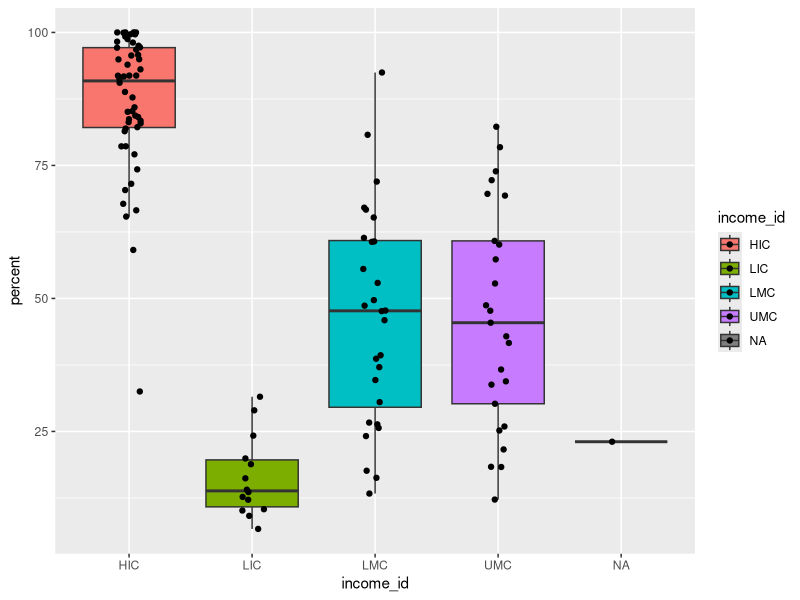
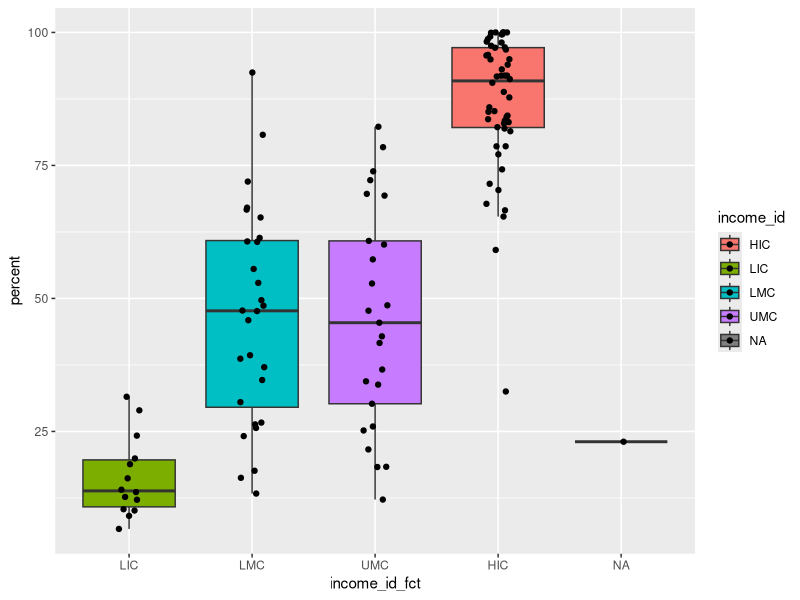

R code for these plots, in order:
## ---- chunk 1

library(dplyr)
library(ggplot2)
library(readr)
library(tidyr)
library(here)

## ---- chunk 2

sanitation <- read_csv(here("data/jmp-washdata-indicators-safely-managed-sml.csv"))

## ---- chunk 3

glimpse(sanitation)
sanitation

## ---- chunk 4

sanitation |> 
  filter(residence == "national")

sanitation |> 
  filter(residence == "national", iso3 == "SEN") 

sanitation |> 
  filter(iso3 == "UGA" | iso3 == "GHA" | iso3 == "USA")

sanitation |> 
  filter(iso3 %in% c("UGA", "GHA", "USA"))

sanitation |> 
  filter(residence != "national")

sanitation |> 
  filter(percent > 80)

sanitation |> 
  filter(percent < 5)

## ---- chunk 5

sanitation_national_2020 <- sanitation |> 
  filter(residence == "national", year == 2020)

# What is in the variables?

sanitation |> 
  count(residence)

## ---- chunk 6

sanitation_national_2020 |> 
  arrange(percent)

sanitation_national_2020 |> 
  arrange(desc(percent))

## ---- chunk 7

sanitation_national_2020 |> 
  select(name, iso3, percent, pop)

sanitation_national_2020 |> 
  select(name:percent, -year)

sanitation_national_2020 |> 
  select(name:percent, -year, starts_with("p"))

## ---- chunk 8

sanitation_national_2020 |> 
  rename(country_name = name)

## ---- chunk 9

sanitation_national_2020 |> 
  relocate(income_id)

sanitation_national_2020 |> 
  relocate(income_id, .after = year)

sanitation_national_2020 |> 
  relocate(income_id, .before = percent)

sanitation_national_2020 |> 
  relocate(residence:income_id, .before = percent)

## ---- chunk 10

sanitation_national_2020 %>% 
  mutate(people_access = pop * percent / 100) 

## ---- chunk 11


ggplot(data = sanitation_national_2020,
       mapping = aes(x = income_id, 
                     y = percent, 
                     fill = income_id)) +
  geom_boxplot(outlier.shape = NA) +
  geom_jitter(width = 0.1)


# What is with the order?

income_levels <- c("LIC", "LMC", "UMC", "HIC")

sanitation_national_2020_fct <- sanitation_national_2020 |> 
  mutate(income_id_fct = factor(income_id, levels = income_levels))

ggplot(data = sanitation_national_2020_fct,
       mapping = aes(x = income_id_fct, 
                     y = percent, 
                     fill = income_id)) +
  geom_boxplot(outlier.shape = NA) +
  geom_jitter(width = 0.1)


## ---- chunk 12

# How does summarise work

sanitation_national_2020_fct %>% 
  summarise()

sanitation_national_2020_fct |> 
  summarise(percent = mean(percent, na.rm = TRUE),
            count = n())


sanitation_national_2020_fct |> 
  filter(!is.na(percent)) |> 
  summarise(mean = mean(percent),
            count = n())

# Summarise works well with group_by (frequency tables)

sanitation_national_2020_fct |> 
  group_by(region) |> 
  summarise(
    count = n()
  )

## Shortcut

sanitation_national_2020_fct |> 
  count(region)

## Factor order

sanitation_national_2020_fct |> 
  count(income_id_fct)

## Additional summary statistics

sanitation_national_2020_fct |>
  drop_na() |> 
  group_by(income_id_fct) |> 
  summarise(count = n(),
            mean = mean(percent),
            sd = sd(percent),
            median = median(percent)) 

## ---- chunk 13

sanitation_national_2020_fct |> 
  mutate(people_access = pop * percent / 100) |> 
  drop_na() |>  
  group_by(region) |> 
  summarise(people_access = sum(people_access),
            pop = sum(pop)) |> 
  mutate(percent = people_access / pop * 100)

